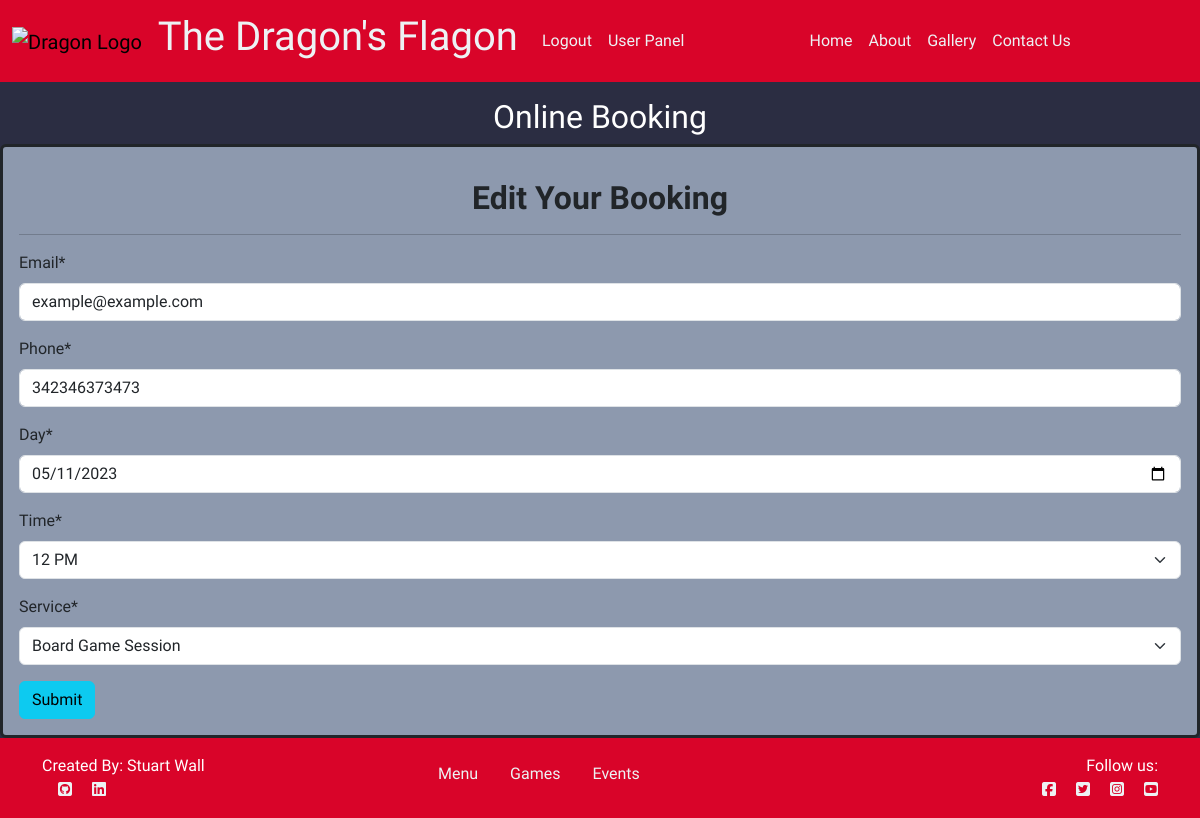
Page /booking/booking-edit/17 (signed in) on the committed database.
### booking/models.py (models this page shows, shortened)
class TableBooking(models.Model):
    user = models.ForeignKey(
        User,
        on_delete=models.CASCADE,
        null=True,
        blank=True
        )
    email = models.EmailField()
    service = models.CharField(
        max_length=50,
        choices=SERVICE_CHOICES,
        default="Drinks"
        )
    phone = models.BigIntegerField()
    day = models.DateField(
        default=datetime.now
        )
    time = models.CharField(
        max_length=10,
        choices=TIME_CHOICES,
        default="12 PM")
    time_booked = models.DateTimeField(
        default=datetime.now,
        blank=True)

### booking/views.py (the view)
def booking_edit(request, booking_id=None):
    user = request.user
    instance = TableBooking.objects.get(pk=booking_id)
    if instance.user != user:
        raise PermissionDenied()
    form = BookingForm(request.POST or None, instance=instance)
    if request.POST and form.is_valid():
        booking = form.save(commit=False)
        booking.user = user
        booking.save()
        messages.success(request, "Booking updated.")
        return redirect('booking:user-panel')
    context = {
        'user': user,
        'booking_form': form,
        'booking': instance
    }
    return render(request, 'booking_edit.html', context)

### booking/forms.py (shortened to what this page needs)
class BookingForm(forms.ModelForm):
    def __init__(self, *args, **kwargs):
        super().__init__(*args, **kwargs)
        self.helper = FormHelper(self)
    class Meta:
        model = TableBooking
        fields = ('email', 'phone', 'day', 'time', 'service')
        widgets = {
            'day': forms.DateInput(attrs={'type': 'date'}),
        }

### templates/booking_edit.html (shortened to what this page needs)
{% extends 'base.html' %}
{% load crispy_forms_tags %}
{% load static %}
{% block content %}
{% if user.is_authenticated %}
<div
  class="row container-fluid d-flex align-items-center text-center text-white mx-auto"
>
  <h2 class="text-center mt-3">Online Booking</h2>
</div>
<div
  class="col-12 p-3 rounded booking-card contact-area border border-dark border-3"
>
  {% if not user.is_authenticated %}
  <h2>Book</h2>
  <p>Please login to Book</p>
  <button class="btn btn-info" type="submit">
    <a class="text-black" href="{% url 'account_login' %}">Go to Login Page</a>
  </button>
  {% else %}
  {% if user.is_authenticated %}
  <div class="row text-center">
    <div class="col-12">
      <h2 class="fw-bold mt-3">Edit Your Booking</h2>
      <hr />
    </div>
  </div>
  <form method="POST" enctype="multipart/form-data">
    {{ booking_form| crispy }}
    <button class="btn btn-info" type="submit">Submit</button>
  </form>
  {% endif %}
  {% endif %}
</div>
{% endif %}
{% endblock %}

### static/css/style.css (style rules this page uses)
body { background-color: #2B2D42; font-family: 'MedievalSharp', cursive; }
.contact-area { background-color: #8D99AE; }
.btn { outline: none; color: black; box-shadow: 0 0 0 0; }

### rows in the picture
TableBooking: email "example@example.com", phone "342346373473", day "05/11/2023", time "12 PM", service "Board Game Session"
